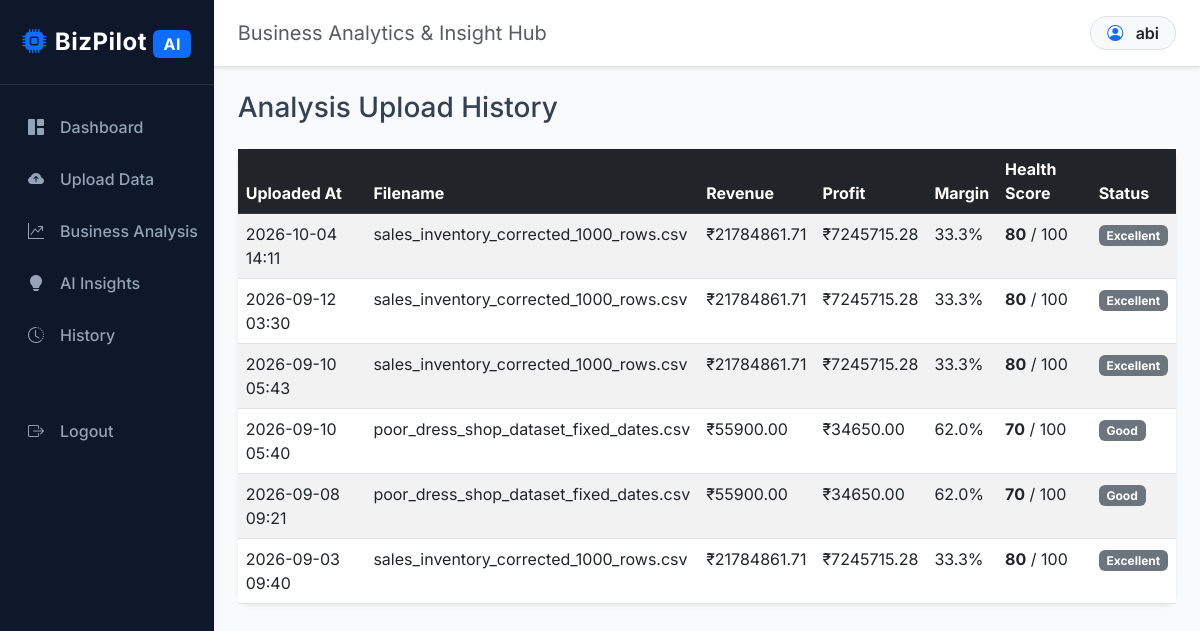
/history/ (signed in), run on the app's committed database.
### dashboard/models.py (models this page shows, shortened)
class AnalysisResult(models.Model):
    user = models.ForeignKey(User, on_delete=models.CASCADE)
    filename = models.CharField(max_length=255)
    upload_date = models.DateTimeField(auto_now_add=True)
    total_revenue = models.FloatField()
    total_profit = models.FloatField()
    profit_margin = models.FloatField()
    health_score = models.IntegerField()
    health_status = models.CharField(max_length=50)
    total_products = models.IntegerField()
    total_records = models.IntegerField()

### dashboard/views.py (the view)
# urls.py: path('history/', views.history_view, name='history'),
@login_required
def history_view(request):
    history = AnalysisResult.objects.filter(user=request.user).order_by('-upload_date')
    return render(request, 'dashboard/history.html', {'history': history})

### templates/dashboard/history.html
{% extends 'base.html' %}
{% block content %}
<h3 class="mb-4">Analysis Upload History</h3>
<div class="card shadow-sm">
    <div class="card-body p-0">
        <table class="table table-striped table-hover mb-0">
            <thead class="table-dark">
                <tr>
                    <th>Uploaded At</th>
                    <th>Filename</th>
                    <th>Revenue</th>
                    <th>Profit</th>
                    <th>Margin</th>
                    <th>Health Score</th>
                    <th>Status</th>
                </tr>
            </thead>
            <tbody>
                {% for item in history %}
                <tr>
                    <td>{{ item.upload_date|date:"Y-m-d H:i" }}</td>
                    <td>{{ item.filename }}</td>
                    <td>₹{{ item.total_revenue|floatformat:2 }}</td>
                    <td>₹{{ item.total_profit|floatformat:2 }}</td>
                    <td>{{ item.profit_margin|floatformat:1 }}%</td>
                    <td><strong>{{ item.health_score }}</strong> / 100</td>
                    <td><span class="badge bg-secondary">{{ item.health_status }}</span></td>
                </tr>
                {% empty %}
                <tr>
                    <td colspan="7" class="text-center py-4">No analysis history recorded yet.</td>
                </tr>
                {% endfor %}
            </tbody>
        </table>
    </div>
</div>
{% endblock %}

### templates/base.html (shortened to what this page needs)
<!DOCTYPE html>
<html lang="en">
<head>
    <link href="https://cdn.jsdelivr.net/npm/bootstrap@5.3.0/dist/css/bootstrap.min.css" rel="stylesheet">
    <link rel="stylesheet" href="https://cdn.jsdelivr.net/npm/bootstrap-icons@1.11.0/font/bootstrap-icons.css">
    {% load static %}
    <link rel="stylesheet" href="{% static 'css/style.css' %}">
</head>
<body>
    {% if user.is_authenticated %}
    <div class="d-flex" id="wrapper">
        <div id="sidebar-wrapper" class="shadow-sm">
            <div class="sidebar-heading text-center py-4 fs-4 fw-bold text-white border-bottom border-secondary border-opacity-25">
                <i class="bi bi-cpu-fill text-primary me-2"></i>BizPilot <span class="badge bg-primary fs-6">AI</span>
            </div>
            <div class="list-group list-group-flush my-3">
                <a href="{% url 'dashboard' %}" class="list-group-item list-group-item-action sidebar-link bg-transparent border-0"><i class="bi bi-grid-1x2-fill me-3"></i>Dashboard</a>
                <a href="{% url 'upload' %}" class="list-group-item list-group-item-action sidebar-link bg-transparent border-0"><i class="bi bi-cloud-arrow-up-fill me-3"></i>Upload Data</a>
                <a href="{% url 'analysis' %}" class="list-group-item list-group-item-action sidebar-link bg-transparent border-0"><i class="bi bi-graph-up-arrow me-3"></i>Business Analysis</a>
                <a href="{% url 'recommendations' %}" class="list-group-item list-group-item-action sidebar-link bg-transparent border-0"><i class="bi bi-lightbulb-fill me-3"></i>AI Insights</a>
                <a href="{% url 'history' %}" class="list-group-item list-group-item-action sidebar-link bg-transparent border-0"><i class="bi bi-clock-history me-3"></i>History</a>
                <a href="{% url 'logout' %}" class="list-group-item list-group-item-action sidebar-link text-danger bg-transparent border-0 mt-5"><i class="bi bi-box-arrow-right me-3"></i>Logout</a>
            </div>
        </div>
        <div id="page-content-wrapper" class="w-100">
            <nav class="navbar navbar-expand-lg navbar-light bg-white border-bottom px-4 py-3 shadow-sm">
                <div class="d-flex align-items-center w-100">
                    <h5 class="mb-0 text-muted fw-normal">Business Analytics & Insight Hub</h5>
                    <div class="ms-auto d-flex align-items-center">
                        <div class="bg-light px-3 py-1 rounded-pill border">
                            <i class="bi bi-person-circle text-primary me-2"></i>
                            <span class="fw-semibold text-dark">{{ user.username }}</span>
                        </div>
                    </div>
                </div>
            </nav>
            <div class="container-fluid px-4 py-4">
                {% block content %}{% endblock %}
            </div>
        </div>
    </div>
    {% else %}
    <div class="container py-5">
        {% block auth_content %}{% endblock %}
    </div>
    {% endif %}
</body>
</html>

### static/css/style.css (style rules this page uses)
:root { --primary-gradient: linear-gradient(135deg, #4f46e5 0%, #3b82f6 100%); --success-gradient: linear-gradient(135deg, #059669 0%, #10b981 100%); --warning-gradient: linear-gradient(135deg, #d97706 0%, #f59e0b 100%); --info-gradient: linear-gradient(135deg, #0284c7 0%, #06b6d4 100%); --sidebar-bg: #0f172a; --sidebar-hover: #1e293b; --bg-light: #f8fafc; }
body { background-color: var(--bg-light); font-family: 'Inter', system-ui, -apple-system, sans-serif; color: #334155; }
#sidebar-wrapper { min-height: 100vh; width: 260px; background-color: var(--sidebar-bg) !important; transition: all 0.3s ease; }
.sidebar-heading { letter-spacing: 0.5px; }
.sidebar-link { color: #94a3b8 !important; font-weight: 500; border-radius: 8px; margin: 4px 12px; padding: 10px 16px !important; transition: all 0.2s ease; }
.card { border: none; border-radius: 12px; transition: transform 0.2s ease, box-shadow 0.2s ease; }

### data on the page
AnalysisResult: upload_date "2026-10-04 14:11", filename "sales_inventory_corrected_1000_rows.csv", total_revenue "21784861.71", total_profit "7245715.28", profit_margin "33.3", health_score "80", health_status "Excellent"
AnalysisResult: upload_date "2026-09-12 03:30", filename "sales_inventory_corrected_1000_rows.csv", total_revenue "21784861.71", total_profit "7245715.28", profit_margin "33.3", health_score "80", health_status "Excellent"
AnalysisResult: upload_date "2026-09-10 05:43", filename "sales_inventory_corrected_1000_rows.csv", total_revenue "21784861.71", total_profit "7245715.28", profit_margin "33.3", health_score "80", health_status "Excellent"
AnalysisResult: upload_date "2026-09-10 05:40", filename "poor_dress_shop_dataset_fixed_dates.csv", total_revenue "55900.00", total_profit "34650.00", profit_margin "62.0", health_score "70", health_status "Good"
AnalysisResult: upload_date "2026-09-08 09:21", filename "poor_dress_shop_dataset_fixed_dates.csv", total_revenue "55900.00", total_profit "34650.00", profit_margin "62.0", health_score "70", health_status "Good"
AnalysisResult: upload_date "2026-09-03 09:40", filename "sales_inventory_corrected_1000_rows.csv", total_revenue "21784861.71", total_profit "7245715.28", profit_margin "33.3", health_score "80", health_status "Excellent"

### other printed values
{{ user.username }} "abi"
